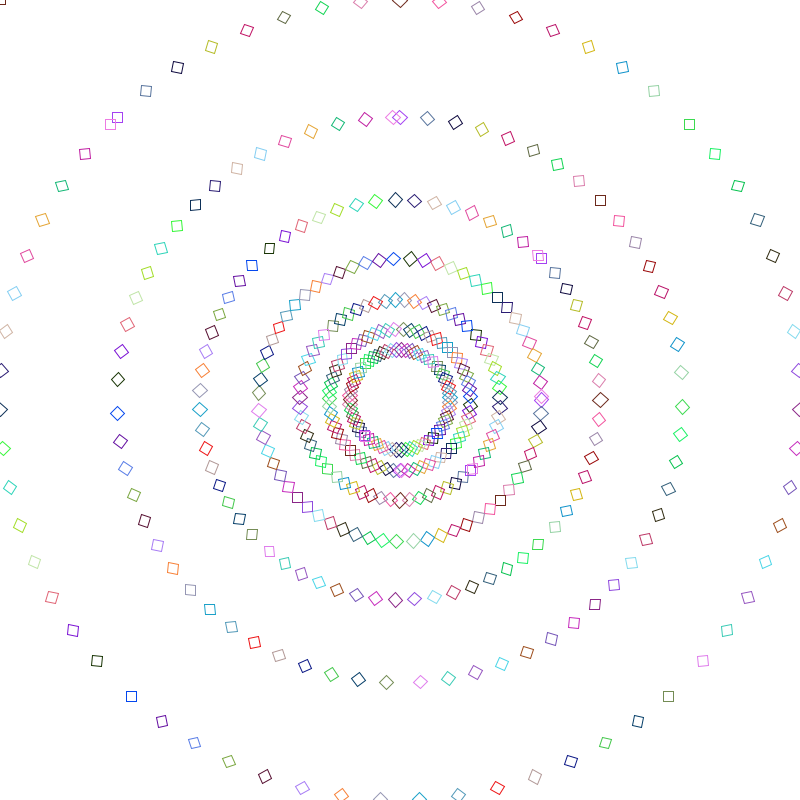
Frame 1 (no input)
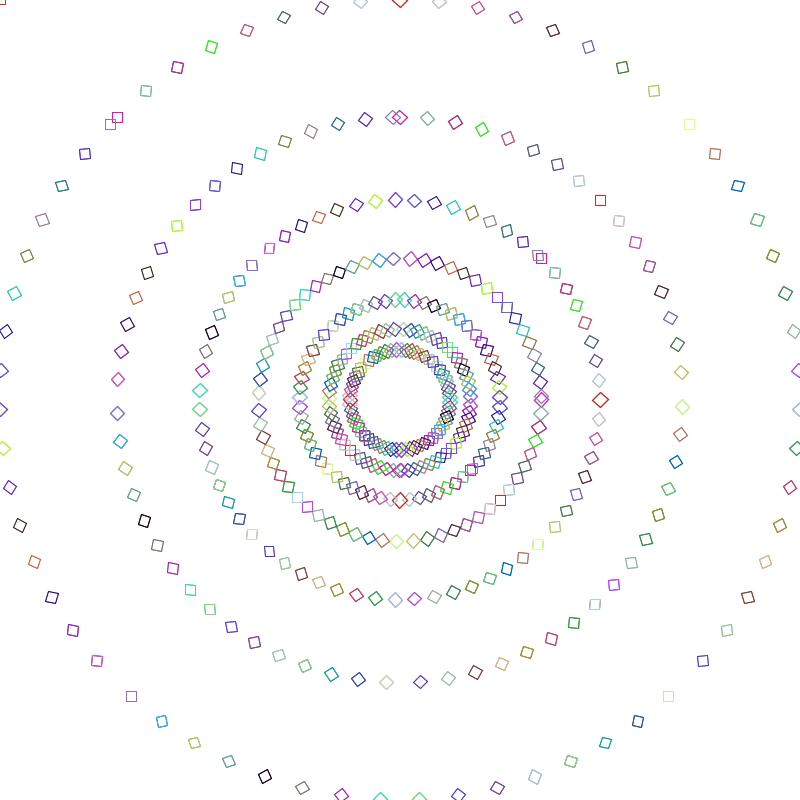
Frame 2 (the mouse pressed at the canvas centre, redrawn once)

The Processing sketch that drew these frames (run headless with seeded random() and noise(); the mouse was pressed at the canvas centre and the sketch redrawn once):

// Processing sketch: processing_31282
// ── processing_31282.pde

void setup()
{
  int s = 800;
  size(800,800);
  background(255);
  noLoop();
}

void draw ()
{
  //strokeWeight(2);
  stroke(0);
 // fill(0,5);
  noFill();

  float a;
  int b = 0;
  rectMode(CENTER);
  translate(width/2,height/2);
  int c = 10;
  float x = 0;
  float rot = 128;
  float r = PI/rot;
  float rd = 0;
  float gr = 0;
  float bl = 0; 
  int opacity = 0;
  
while(x<rot/2)
  {
    b = 0;
    a = 800;

    rd=random(255);
    gr=random(255);
    bl=random(255);

    while(b<c)
    {

      fill(rd,gr,bl,opacity);
      stroke(rd,gr,bl);
      
      rotate((PI/4));
      rect(a,a,10,10);
      a = (sqrt(a*a+a*a))/2;
      
      fill(255-rd,255-gr,255-bl,opacity);
   //   stroke(255-rd,255-gr,255-bl);
      
  //    rotate((PI/4));
  //    rect(a,a,a,a);
  //    a = (sqrt(a*a+a*a))/2;
      
      b=b+1;
    }
    strokeWeight(1);
    rotate(r);
    x = x+1;
  /*  
    b = 0;
    a = 800;

    rd=random(255);
    gr=random(255);
    bl=random(255);

    while(b<c)
    {

      fill(rd,gr,bl,opacity);
   //   stroke(rd,gr,bl);
      
      rotate((PI/4));
      rect(0,0,a,a);
      a = (sqrt(a*a+a*a))/2;
      
      fill(255-rd,255-gr,255-bl,opacity);
   //   stroke(255-rd,255-gr,255-bl);
      
  //    rotate((PI/4));
  //    rect(a,a,a,a);
  //    a = (sqrt(a*a+a*a))/2;
      
      b=b+1;
    }
    strokeWeight(1);
    rotate(r);
 //   rotate(r);
    x = x+1;
    */
  }
}
